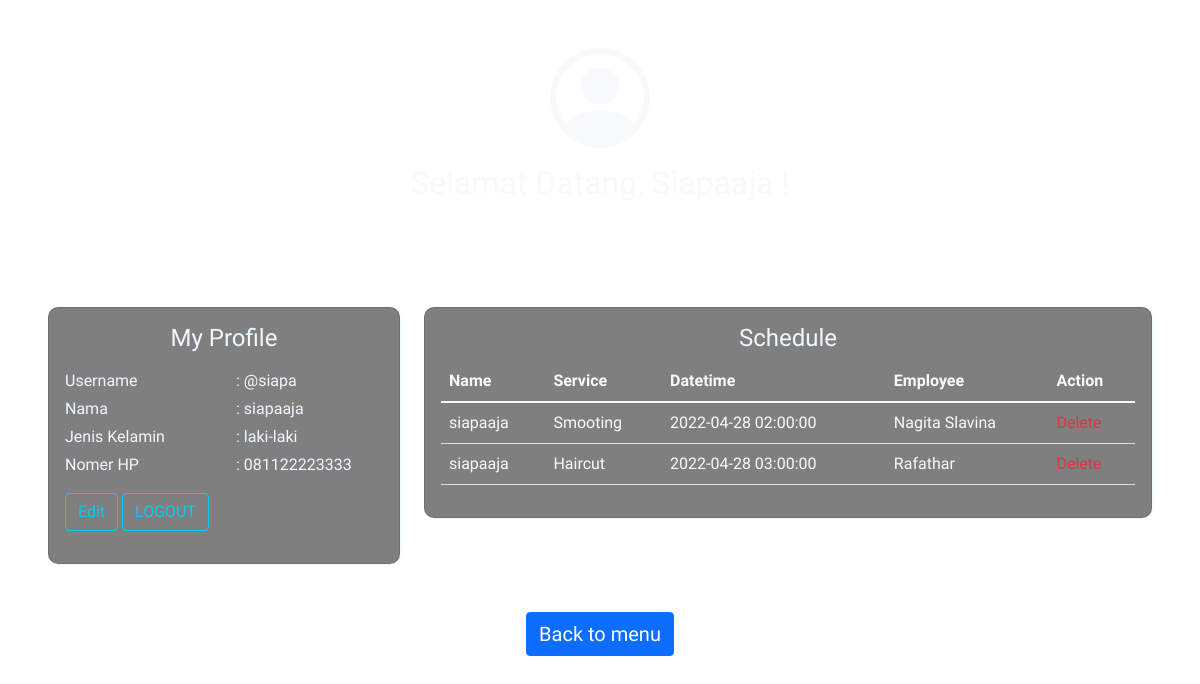
The app's page /profile.php (signed in) with its own data.
### tables this page shows
CREATE TABLE `users` (
  `userID` int(11) NOT NULL,
  `username` varchar(20) NOT NULL,
  `password` varchar(255) NOT NULL,
  `customerName` varchar(30) NOT NULL,
  `customerGender` enum('laki-laki','perempuan') NOT NULL,
  `phoneNumber` varchar(13) NOT NULL
);

CREATE TABLE `book` (
  `bookID` int(11) NOT NULL,
  `bookDate` date NOT NULL,
  `bookTime` time NOT NULL,
  `bookDatetime` timestamp NOT NULL DEFAULT current_timestamp() ON UPDATE current_timestamp(),
  `dataCreated` timestamp NOT NULL DEFAULT current_timestamp(),
  `userID` int(11) NOT NULL,
  `serviceID` int(11) NOT NULL,
  `employeeID` int(11) NOT NULL
);

CREATE TABLE `service` (
  `serviceID` int(11) NOT NULL,
  `serviceName` varchar(50) NOT NULL,
  `serviceLines` varchar(20) NOT NULL,
  `serviceImage` varchar(50) NOT NULL
);

CREATE TABLE `employee` (
  `employeeID` int(11) NOT NULL,
  `employeeName` varchar(30) NOT NULL,
  `employeeGender` enum('laki-laki','perempuan') NOT NULL,
  `phoneNumber` varchar(13) NOT NULL,
  `employeeDeskripsi` varchar(200) DEFAULT NULL,
  `employeePhoto` varchar(500) DEFAULT NULL
);

### profile.php (the view, shortened to what this page needs)
<?php
require 'function.php';
$userid = $_SESSION["userID"];
$userQuery = mysqli_query($connect, "SELECT * FROM users WHERE userID = '$userid'");
$userData = mysqli_fetch_assoc($userQuery);
?>
<!DOCTYPE html>
<html lang="en" class="profile">
<head>
    <link href="https://cdn.jsdelivr.net/npm/bootstrap@5.1.3/dist/css/bootstrap.min.css" rel="stylesheet"
>
    <link rel="stylesheet" href="style.css">
</head>
<body class="profile" style="background-image: url(https://img.freepik.com/free-photo/black-brick-wall-textured-background_53876-63572.jpg?t=st=1650356367~exp=1650356967~hmac=94d6216e0eec90a827e2c0d098b0cadb074de2cdd84b1ac746a3d356a409c526&w=900);
    background-size: 100%;">
    <div class="profile-container container-fluid p-5">
        <div class="header text-center text-light">
            <h2 class=" text-capitalize mt-3" style="font-family: 'Nerko One', cursive;">Selamat Datang,
                <?=$userData["customerName"] ?> !</h2><br>
            <hr><br>
        </div>
        <div class="row">
            <div class="col-lg-4">
                <div class="content-box my-profile-card card mt-3" style="box-shadow: 1px 1px 3px;">
                    <div class="card-body">
                        <h4 class="mb-3 text-center">My Profile</h4>
                        <div class="row mb-1">
                            <div class="col">Username</div>
                            <div class="col">: @<?=$userData["username"];?></div>
                        </div>
                        <div class="row mb-1">
                            <div class="col">Nama</div>
                            <div class="col">: <?=$userData["customerName"];?></div>
                        </div>
                        <div class="row mb-1">
                            <div class="col">Jenis Kelamin</div>
                            <div class="col">: <?=$userData["customerGender"];?></div>
                        </div>
                        <div class="row mb-3">
                            <div class="col">Nomer HP</div>
                            <div class="col">: <?=$userData["phoneNumber"];?></div>
                        </div>
                        <a href="profile.php?edit"><button type="button" class="btn btn-outline-info mb-3"
                                name="edit">Edit</button></a>
                        <a href="logout.php"><button type="button" class="btn btn-outline-info mb-3"
                                name="edit">LOGOUT</button></a>
                    </div>
                </div>
            </div>
            <div class="col-lg">
                <div class="content-box schedule-card card mt-3" style="box-shadow: 1px 1px 3px;">
                    <div class="card-body">
                        <h4 class="text-center">Schedule</h4>
                        <table class="table text-light">
                            <thead>
                                <tr>
                                    <th scope="col">Name</th>
                                    <th scope="col">Service</th>
                                    <th scope="col">Datetime</th>
                                    <th scope="col">Employee</th>
                                    <th scope="col">Action</th>
                                </tr>
                            </thead>
                            <tbody>
                                <?php
                                    $schQuery = mysqli_query($connect, "SELECT book.bookID, users.customerName, service.serviceLines, book.bookDatetime, employee.employeeName FROM book INNER JOIN users ON users.userID = book.userID INNER JOIN service ON service.serviceID = book.serviceID INNER JOIN employee ON book.employeeID = employee.employeeID WHERE book.bookDatetime > CURRENT_TIMESTAMP AND book.userID = $userid ORDER BY book.bookDatetime");
                                    while ($schData = mysqli_fetch_assoc($schQuery)) { ?>
                                <tr>
                                    <td><?= $schData["customerName"]; ?> </td>
                                    <td><?= $schData["serviceLines"]; ?> </td>
                                    <td><?= $schData["bookDatetime"]; ?> </td>
                                    <td><?= $schData["employeeName"]; ?> </td>
                                    <td><a href="profile.php?del=<?=$schData["bookID"];?>"
                                            class="link-danger text-decoration-none">Delete</a></td>
                                </tr>
                                <?php } ?>
                            </tbody>
                        </table>
                    </div>
                </div>
            </div>
        </div>
    </div>
    <div class="text-center">
        <a href="index.php"><button type="button" class="btn btn-primary">Back to menu</button></a>
    </div>
</body>
</html>

### style.css (style rules this page uses)
.my-profile-card, .schedule-card { box-shadow: 3px 3px 10px; }
.btn-primary { font-size: 20px; font-family: 'Concert One', cursive; }
.content-box { border-radius: 10px; background: linear-gradient(rgba(0,0,0,0.5), rgba(0,0,0,0.5)); backdrop-filter: blur(4px); box-shadow: 1px 1px 2px black, 0 0 10px blue, 0 0 5px darkblue; }
.teks-biodata, .content-box { font-family: 'Coming Soon', cursive; color: aliceblue; text-align: justify; }

### records on screen
users: username "siapa", customerName "siapaaja", customerGender "laki-laki", phoneNumber "081122223333"
book: userID.customerName "siapaaja", serviceID.serviceLines "Smooting", bookDatetime "2022-04-28 02:00:00", employeeID.employeeName "Nagita Slavina"
book: userID.customerName "siapaaja", serviceID.serviceLines "Haircut", bookDatetime "2022-04-28 03:00:00", employeeID.employeeName "Rafathar"
